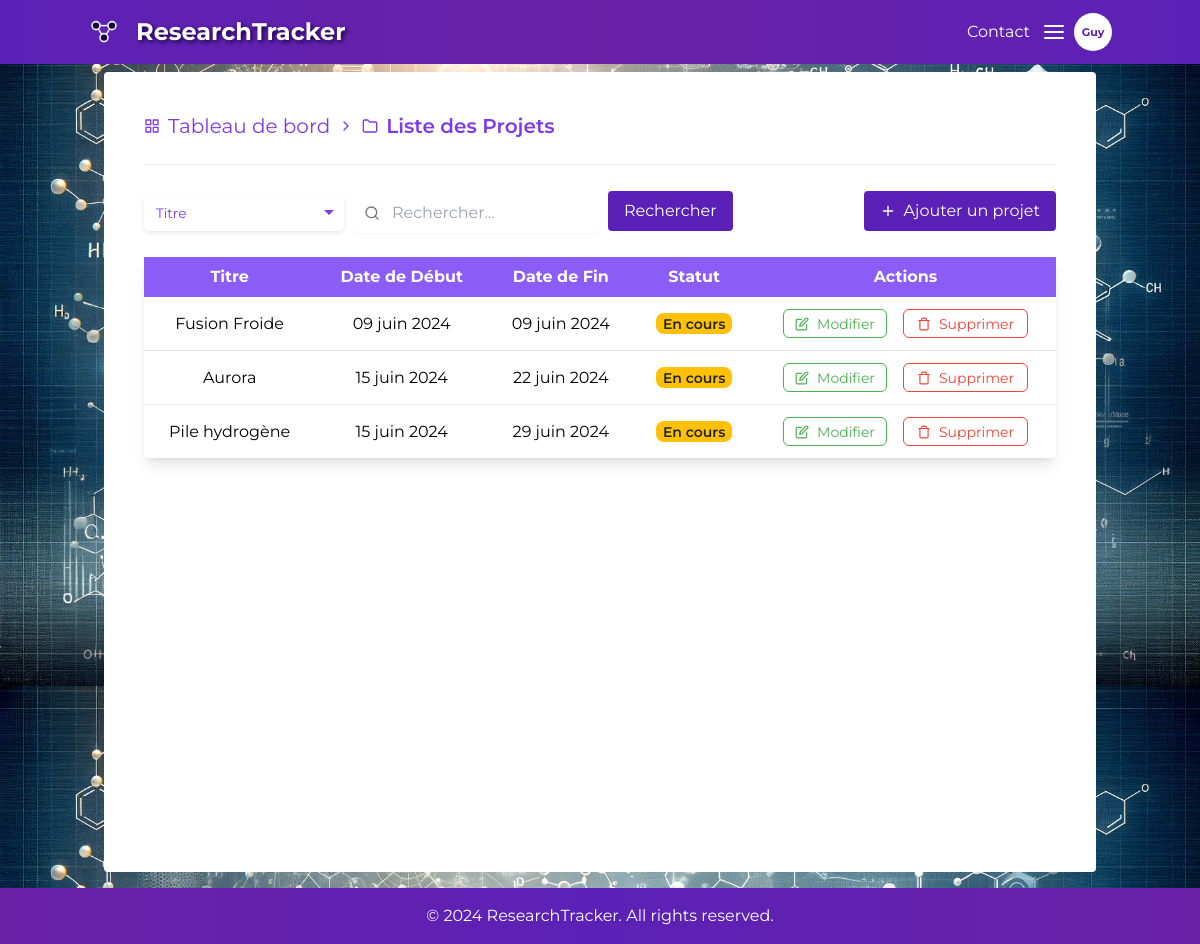
The app's page /projets/list/ (signed in), older data.
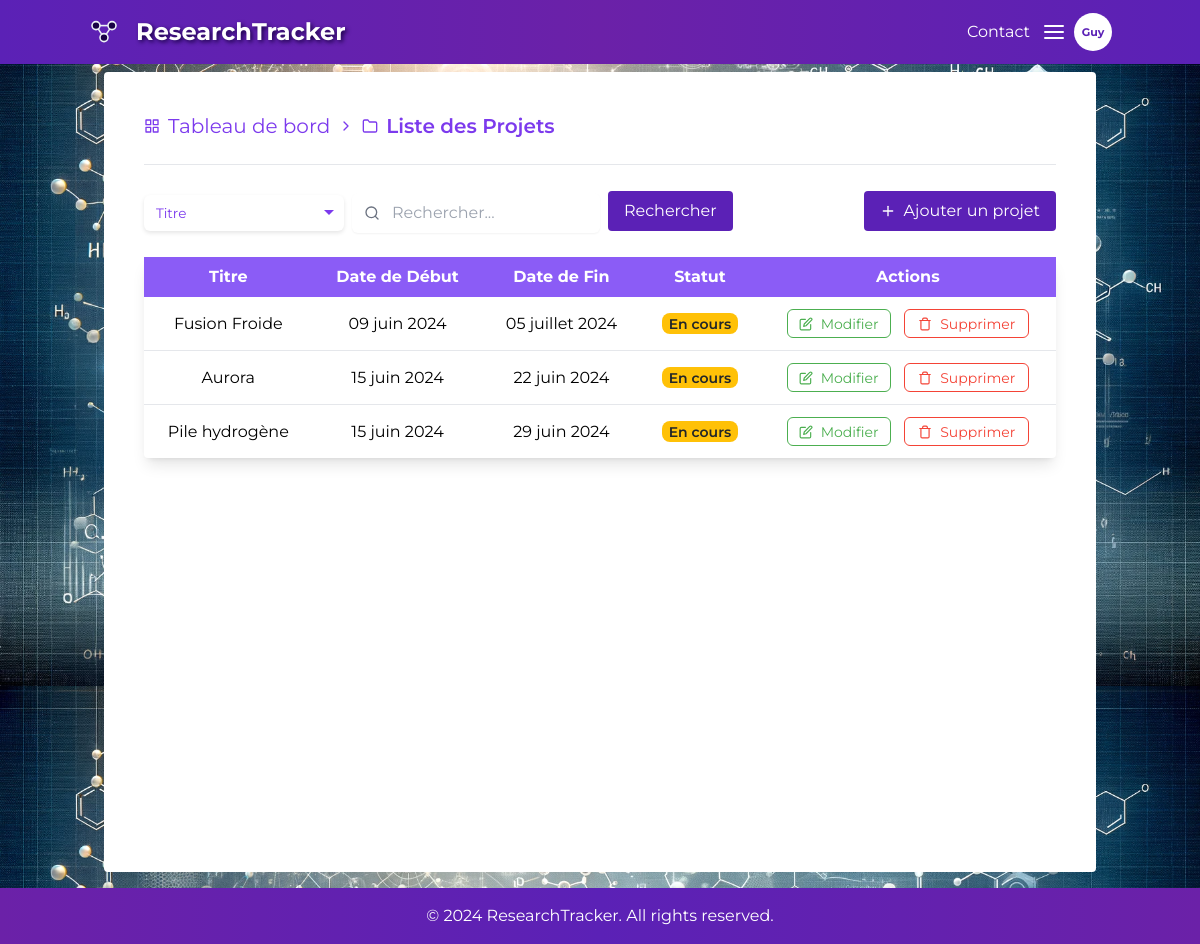
The same page, newer data.
### projects/models.py (models this page shows, shortened)
class Project(models.Model):
    STATUS_CHOICES = [
        ('in_progress', 'En cours'),
        ('published', 'Publié'),
        ('rejected', 'Rejeté'),
        ('corrected', 'Corrigé'),
    ]
    user = models.ForeignKey(settings.AUTH_USER_MODEL, related_name='owned_projects', on_delete=models.CASCADE)
    collaborators = models.ManyToManyField(settings.AUTH_USER_MODEL, related_name='collaborative_projects', blank=True)
    title = models.CharField(max_length=200)
    description = CKEditor5Field(blank=True, null=True)
    start_date = models.DateField()
    end_date = models.DateField()
    status = models.CharField(max_length=20, choices=STATUS_CHOICES, default='in_progress')
    class Meta:
        verbose_name = 'Projet'
        verbose_name_plural = 'Projets'

### projects/views.py (the view)
# urls.py: path('list/', ProjectListView.as_view(), name='project-list'),
class ProjectListView(ListView):
    model = Project
    template_name = 'projects/project_list.html'
    context_object_name = 'projects'
    def get_queryset(self):
        queryset = Project.objects.filter(user=self.request.user)
        query = self.request.GET.get('q')
        search_by = self.request.GET.get('search_by', 'title')
        if query:
            if search_by == 'title':
                queryset = queryset.filter(title__icontains=query)
            elif search_by == 'date':
                queryset = queryset.filter(start_date__icontains=query)
        return queryset
    def get_context_data(self, **kwargs):
        context = super().get_context_data(**kwargs)
        context['root'] = "project"
        return context

### authentication/models.py (called while the page is built)
    @property
    def initials(self):
        if self.last_name:
            return self.last_name[:3].capitalize()
        return self.username[:3].capitalize()

### projects/templates/projects/project_list.html (shortened to what this page needs)
{% extends "base.html" %}
{% block content %}
    <div class="container mx-auto bg-white p-10 h-screen rounded mt-2">
        <nav class="flex items-center text-xl mb-6 t text-violet-600 space-x-2">
            <a href="{% url 'dashboard' %}" class="flex items-center hover:underline">
            <i data-feather="grid" class="mr-2 md-icon feather-icon"></i>Tableau de bord</a>
            <i data-feather="chevron-right" class="mr-2 md-icon feather-icon"></i>
            <i data-feather="folder" class="mr-2 md-icon feather-icon"></i><span class="font-semibold">Liste des Projets</span>
        </nav>
        <hr class="mb-6">
        <div class="flex justify-between items-center mb-4">
            <form method="get" action="{% url 'project-list' %}" class="flex items-center space-x-2">
                <div class="custom-select">
                    <select name="search_by"
                            class="form-select mt-1 block w-full py-2 rounded-md border-gray-300 shadow-sm focus:border-violet-400 focus:ring focus:ring-violet-500 focus:ring-opacity-70">
                        <option value="title">Titre</option>
                    </select>
                </div>
                <div class="relative">
                    <input type="text" name="q" placeholder="Rechercher..."
                           class="form-input mt-1 block w-full pl-10 pr-4 py-2 rounded-md border-gray-300 shadow-sm focus:border-violet-400 focus:ring focus:ring-violet-600 focus:ring-opacity-50 focus:outline-none ">
                    <div class="absolute inset-y-0 left-0 pl-3 flex items-center pointer-events-none">
                    </div>
                </div>
                <button type="submit"
                        class="bg-violet-800 text-white px-4 py-2 rounded ring-violet-600 hover:bg-violet-900">
                    Rechercher
                </button>
            </form>
            <a href="{% url 'project-create' %}"
               class="flex items-center bg-violet-800 text-white px-4 py-2 rounded hover:bg-violet-900">
                <i data-feather="plus" class="mr-2 md-icon feather-icon"></i>Ajouter un projet
            </a>
        </div>
        <table class="min-w-full bg-white mt-6 shadow-lg rounded">
            <thead class="bg-violet-500 text-white">
            <tr>
                <th class="py-2 px-4">Titre</th>
                <th class="py-2 px-4">Date de Début</th>
                <th class="py-2 px-4">Date de Fin</th>
                <th class="py-2 px-4">Statut</th>
                <th class="py-2 px-4">Actions</th>
            </tr>
            </thead>
            <tbody class="divide-y divide-gray-200">
            {% for project in projects %}
                <tr class="text-center hover:bg-gray-100">
                    <td class="py-2 px-4"><a class="hover:text-violet-700 hover:underline" href="{% url 'project-detail' project.pk %}">{{ project.title }}</a></td>
                    <td class="py-2 px-4">{{ project.start_date|date:"d F Y" }}</td>
                    <td class="py-2 px-4">{{ project.end_date|date:"d F Y" }}</td>
                    <td class="py-2 px-4">
                        <span class="badge badge-{{ project.status }}">{{ project.get_status_display }}</span>
                    </td>
                    <td class="py-3 px-5 flex justify-around">
                        <a href="{% url 'project-edit' project.pk %}" class="text-sm button-edit flex items-center">
                            <i data-feather="edit" class="sm-icon mr-2"></i>Modifier
                        </a>
                        <button type="button" class="text-sm button-delete flex items-center" onclick="openModal({{ project.pk }},'{{ project.title }}')">
                            <i data-feather="trash" class="sm-icon mr-2"></i>Supprimer
                        </button>
                    </td>
                </tr>
            {% endfor %}
            </tbody>
        </table>
    </div>
{% endblock %}

Row changes from the older to the newer data that the page shows:
changed Project "Fusion Froide": end_date "09 juin 2024" → "05 juillet 2024"
